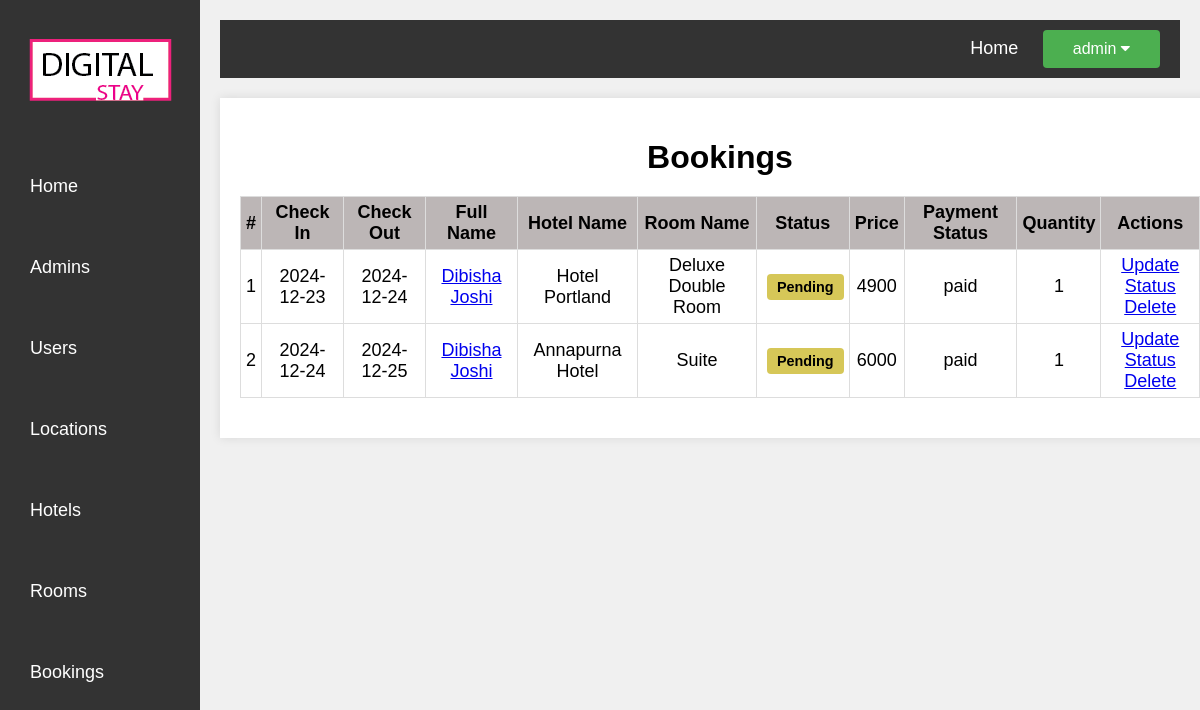
The app's page /admin/bookings.php (signed in) with its own data.
### tables this page shows
CREATE TABLE `users` (
  `id` int(10) UNSIGNED NOT NULL,
  `username` varchar(15) DEFAULT NULL,
  `password` varchar(255) DEFAULT NULL,
  `email` varchar(50) DEFAULT NULL,
  `contact_number` varchar(10) DEFAULT NULL,
  `full_name` varchar(255) NOT NULL
);

CREATE TABLE `reservation` (
  `id` int(10) UNSIGNED NOT NULL,
  `check_in` date DEFAULT NULL,
  `check_out` date DEFAULT NULL,
  `u_id` int(10) UNSIGNED DEFAULT NULL,
  `hotel_id` int(10) UNSIGNED NOT NULL,
  `status_id` int(10) UNSIGNED NOT NULL,
  `available_rooms` int(11) DEFAULT 0
);

CREATE TABLE `hotel` (
  `id` int(10) UNSIGNED NOT NULL,
  `name` varchar(50) NOT NULL,
  `address` varchar(100) DEFAULT NULL,
  `image` varchar(255) DEFAULT NULL,
  `description` text DEFAULT NULL,
  `L_id` int(10) UNSIGNED DEFAULT NULL,
  `active_status` enum('active','inactive') DEFAULT 'inactive'
);

CREATE TABLE `room` (
  `id` int(10) UNSIGNED NOT NULL,
  `name` varchar(30) DEFAULT NULL,
  `price` int(11) DEFAULT NULL,
  `description` text DEFAULT NULL,
  `adult_no` int(11) DEFAULT NULL,
  `hotel_id` int(10) UNSIGNED DEFAULT NULL,
  `image` varchar(255) DEFAULT NULL,
  `quantity` int(11) DEFAULT 1
);

CREATE TABLE `reservation_status` (
  `id` int(10) UNSIGNED NOT NULL,
  `name` varchar(255) NOT NULL,
  `badge_class` varchar(255) DEFAULT NULL
);

CREATE TABLE `reservation_room` (
  `r_id` int(10) UNSIGNED DEFAULT NULL,
  `adult_no` int(11) DEFAULT NULL,
  `price` int(11) DEFAULT NULL,
  `reservation_id` int(10) UNSIGNED DEFAULT NULL,
  `num_rooms` int(11) DEFAULT 1,
  `id` int(11) NOT NULL
);

CREATE TABLE `payment` (
  `payment_id` varchar(255) NOT NULL,
  `Reservation_id` int(10) UNSIGNED DEFAULT NULL,
  `Amount` int(11) DEFAULT NULL,
  `Status` varchar(10) DEFAULT NULL
);

### admin/bookings.php (the view, shortened to what this page needs)
<?php include 'db_connect.php'; ?>
<?php
$query = "SELECT
    u.full_name as full_name,
    u.username as username,
    u.contact_number as phone_number,
    u.email as email,
    r.check_in as check_in,
    r.check_out as check_out,
    r.id as id,
    ro.name as room_name,
    h.name as hotel_name,
    rs.name as status,
    rs.badge_class,
    rr.price as price,
    rr.num_rooms as num_rooms,
    p.status as payment_status
FROM
    users u
JOIN
    reservation r ON u.id = r.u_id
JOIN reservation_room rr ON rr.reservation_id = r.id
JOIN room ro ON ro.id = rr.r_id
JOIN hotel h ON h.id = ro.hotel_id
JOIN reservation_status rs on rs.id = r.status_id
JOIN payment p ON p.reservation_id = r.id
ORDER BY r.check_in ASC, r.check_out ASC";
$result = $conn->query($query);
?>
<?php require_once 'components/adminhead.php'; ?>
<?php require_once 'components/header.php'; ?>
<!DOCTYPE html>
<html lang="en">
<head>
</head>
<body>
    <div class="booking-container">
        <h1>Bookings</h1>
        <table>
            <thead>
                <tr>
                    <th>#</th>
                    <th>Check In</th>
                    <th>Check Out</th>
                    <th>Full Name</th>
                    <th>Hotel Name</th>
                    <th>Room Name</th>
                    <th>Status</th>
                    <th>Price</th>
                    <th>Payment Status</th>
                    <th>Quantity</th>
                    <th>Actions</th>
                </tr>
            </thead>
            <tbody>
                <?php if ($result->num_rows > 0) : ?>
                    <?php
                    $serial_number = 1;
                    while ($row = $result->fetch_assoc()) : ?>
                        <tr>
                            <td><?= $serial_number ?></td>
                            <td><?= $row['check_in'] ?></td>
                            <td><?= $row['check_out'] ?></td>
                            <td>
                                <a href="#" class="user-link" data-username="<?= $row['username'] ?>" data-email="<?= $row['email'] ?>" data-phone="<?= $row['phone_number'] ?>"><?= $row['full_name'] ?></a>
                            </td>
                            <td><?= $row['hotel_name'] ?></td>
                            <td><?= $row['room_name'] ?></td>
                            <td><span class="<?= $row['badge_class'] ?>"><?= $row['status'] ?></span></td>
                            <td><?= $row['price'] ?></td>
                            <td><?= $row['payment_status'] ?></td>
                            <td><?= $row['num_rooms'] ?></td>
                            <td>
                                <a href='update_bookingstatus.php?id=<?= $row['id'] ?>'>Update Status</a><br>
                                <a href='bookings.php?id=<?= $row['id'] ?>' onclick='return confirm("Are you sure you want to delete this booking?")'>Delete</a>
                            </td>
                        </tr>
                        <?php $serial_number++; ?>
                    <?php endwhile; ?>
                <?php else : ?>
                    <tr>
                        <td colspan="10">No bookings found</td>
                    </tr>
                <?php endif; ?>
            </tbody>
        </table>
    </div>
</body>
</html>

### admin/admincss/admin_css.css (style rules this page uses)
body { margin: 0; font-family: Arial, sans-serif; }
h1 { text-align: center; margin-bottom: 20px; }
.locationtable th, td { border: 1px solid #ffffff; }
.locationtable th, td { padding: 12px; text-align: left; }
table { width: fit-content; border-collapse: collapse; margin: 20px 0; font-size: 18px; text-align: left; }
table, th, td { border: 1px solid #ddd; }
th, td { padding: 10px; text-align: center; }
th { background-color: #f2f2f2; }
tr:nth-child(even) { background-color: #f9f9f9; }
h1 { text-align: center; }
table { width: 100%; border-collapse: collapse; margin: 20px 0; }
td { background-color: white; }
th, td { padding: 5px; text-align: center; }
th { background-color: #bcb6b6; }
.booking-container { width: 100%; margin: 0 auto; padding: 20px; background-color: #fff; box-shadow: 0 0 10px rgba(0, 0, 0, 0.1); margin-top: 20px; }

### admin/admincss/admin.css (style rules this page uses)
body { font-family: Arial, sans-serif; background-color: #f0f0f0; justify-content: center; align-items: center; height: 100vh; margin: 0; }
body { font-family: Arial, sans-serif; margin: 0; padding: 0; }

### admin/bookings.php (style rules this page uses)
.pending { background-color: #d6c758; color: black; font-size: 0.8em; font-weight: bolder; padding: 5px 10px; border-radius: 4px; margin-left: 5px; }

### records on screen
users: reservation.check_in "2024-12-23", reservation.check_out "2024-12-24", full_name "Dibisha Joshi", hotel.name "Hotel Portland", room.name "Deluxe Double Room", reservation_status.name "Pending", reservation_room.price "4900", payment.Status "paid", reservation_room.num_rooms "1", reservation.check_in "2024-12-24", reservation.check_out "2024-12-25", hotel.name "Annapurna Hotel", room.name "Suite", reservation_room.price "6000"

### other values on screen
$_SESSION['admin_username'] "admin"
